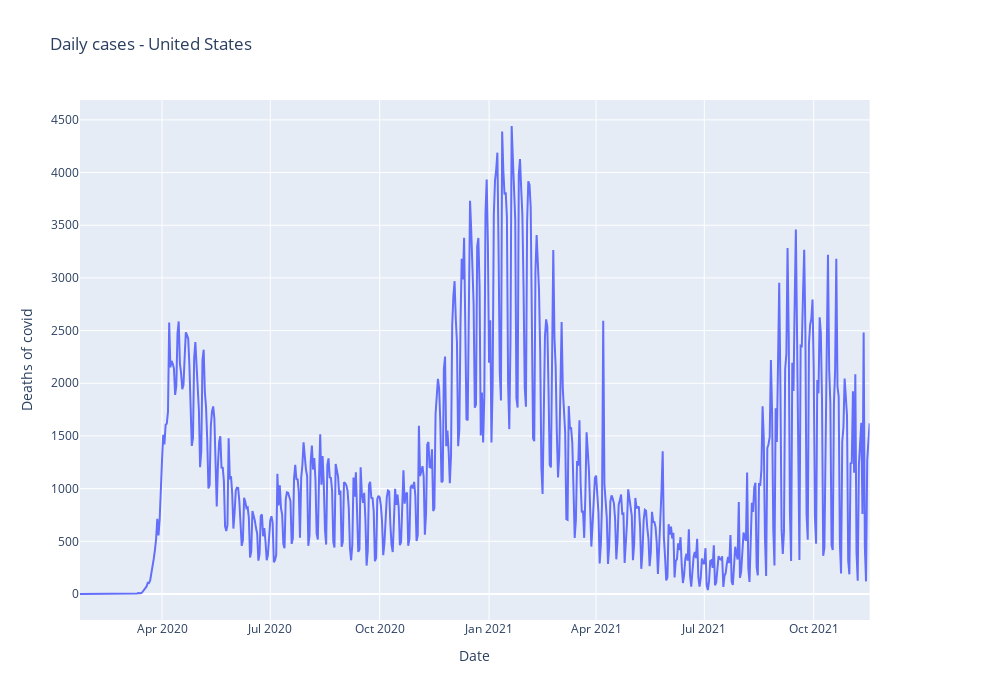

The cell this chart's notebook holds for it:
### Code cell
# Death trend only

fig = make_subplots(specs=[[{"secondary_y": True}]])

fig.add_trace(
    go.Scatter(x=df['date'], y=df['deaths'], name="Deaths"),
    secondary_y=False,
)

fig.update_layout(
    autosize=False,
    width=1000,
    height=700,
    title_text="Daily cases - "+country
)

fig.update_xaxes(title_text="Date")

fig.update_yaxes(title_text="Deaths of covid", secondary_y=False)

fig.show()

### Figure 1 — Plotly figure (JSON) as saved in the notebook; plotly's stock layout.template omitted (floating-point values rounded to 4 significant figures; data arrays with more than 128 entries replaced by an {"elided": "..."} marker saying what was removed)
{"data": [{"name": "Deaths", "type": "scatter", "x": {"elided": "665 str values"}, "xaxis": "x", "y": {"elided": "665 int values"}, "yaxis": "y"}], "layout": {"autosize": false, "height": 700, "title": {"text": "Daily cases - United States"}, "width": 1000, "xaxis": {"anchor": "y", "domain": [0, 0.94], "title": {"text": "Date"}}, "yaxis": {"anchor": "x", "domain": [0, 1], "title": {"text": "Deaths of covid"}}, "yaxis2": {"anchor": "x", "overlaying": "y", "side": "right"}}}
